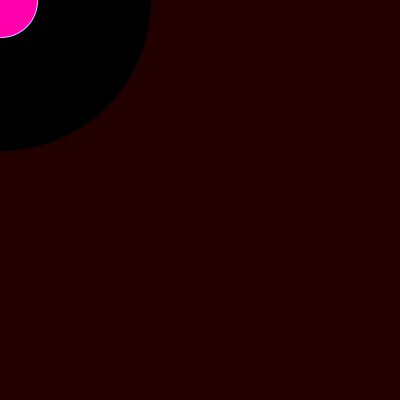
Frame 1 (no input)
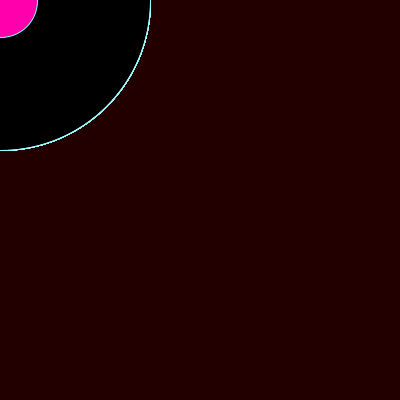
Frame 60 (the mouse pressed at the canvas centre just before this capture)
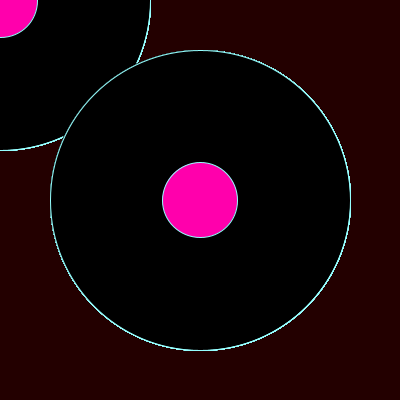
Frame 120 (the mouse held since frame 60 and released just before this capture)

The Processing sketch that drew these frames (run headless with seeded random() and noise(); from frame 60 on, the mouse is pressed at the canvas centre):

// Processing sketch: processing_158640
// ── processing_158640.pde

void setup(){
size(400,400);
background(35,0,0);
}
void draw(){
fill(0,0,0);
ellipse(mouseX,mouseY,300,300);
stroke(150,255,255);
fill(255,0,255);
fill(500,0,172);
ellipse(mouseY,mouseX,75,75);
}
